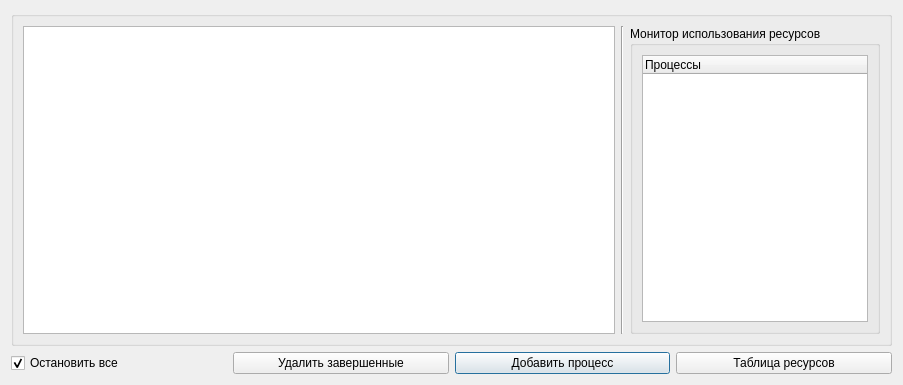
<?xml version="1.0" encoding="UTF-8"?>
<ui version="4.0">
 <class>MainDialog</class>
 <widget class="QDialog" name="MainDialog">
  <property name="geometry">
   <rect>
    <x>0</x>
    <y>0</y>
    <width>903</width>
    <height>385</height>
   </rect>
  </property>
  <property name="windowTitle">
   <string>TaskManager v0.0.1</string>
  </property>
  <layout class="QGridLayout" name="gridLayout_3">
   <item row="2" column="0">
    <layout class="QGridLayout" name="gridLayout_2">
     <item row="0" column="0">
      <widget class="QGroupBox" name="gpbMain">
       <property name="title">
        <string/>
       </property>
       <layout class="QGridLayout" name="gridLayout_6">
        <item row="0" column="0">
         <layout class="QGridLayout" name="gridLayout_5">
          <item row="0" column="0">
           <widget class="QTableView" name="tblTask">
            <property name="minimumSize">
             <size>
              <width>500</width>
              <height>0</height>
             </size>
            </property>
            <property name="maximumSize">
             <size>
              <width>16777215</width>
              <height>16777215</height>
             </size>
            </property>
           </widget>
          </item>
         </layout>
        </item>
        <item row="0" column="2">
         <widget class="QGroupBox" name="groupBox_2">
          <property name="maximumSize">
           <size>
            <width>250</width>
            <height>16777215</height>
           </size>
          </property>
          <property name="title">
           <string>Монитор использования ресурсов</string>
          </property>
          <layout class="QGridLayout" name="gridLayout_7">
           <item row="0" column="0">
            <widget class="QTreeWidget" name="lstUsefullResources">
             <property name="maximumSize">
              <size>
               <width>16777215</width>
               <height>16777215</height>
              </size>
             </property>
             <column>
              <property name="text">
               <string>Процессы</string>
              </property>
             </column>
            </widget>
           </item>
          </layout>
         </widget>
        </item>
        <item row="0" column="1">
         <widget class="Line" name="line">
          <property name="orientation">
           <enum>Qt::Vertical</enum>
          </property>
         </widget>
        </item>
       </layout>
      </widget>
     </item>
     <item row="2" column="0">
      <layout class="QGridLayout" name="gridLayout_4">
       <item row="0" column="2">
        <widget class="QPushButton" name="btnNewTask">
         <property name="text">
          <string>Добавить процесс</string>
         </property>
        </widget>
       </item>
       <item row="0" column="3">
        <widget class="QPushButton" name="btnResourceTable">
         <property name="enabled">
          <bool>true</bool>
         </property>
         <property name="text">
          <string>Таблица ресурсов</string>
         </property>
        </widget>
       </item>
       <item row="0" column="0">
        <widget class="QCheckBox" name="chkPauseAll">
         <property name="text">
          <string>Остановить все</string>
         </property>
         <property name="checkable">
          <bool>true</bool>
         </property>
         <property name="checked">
          <bool>true</bool>
         </property>
        </widget>
       </item>
       <item row="0" column="1">
        <widget class="QPushButton" name="btnClearFinished">
         <property name="text">
          <string>Удалить завершенные</string>
         </property>
        </widget>
       </item>
      </layout>
     </item>
    </layout>
   </item>
  </layout>
 </widget>
 <resources/>
 <connections/>
</ui>
